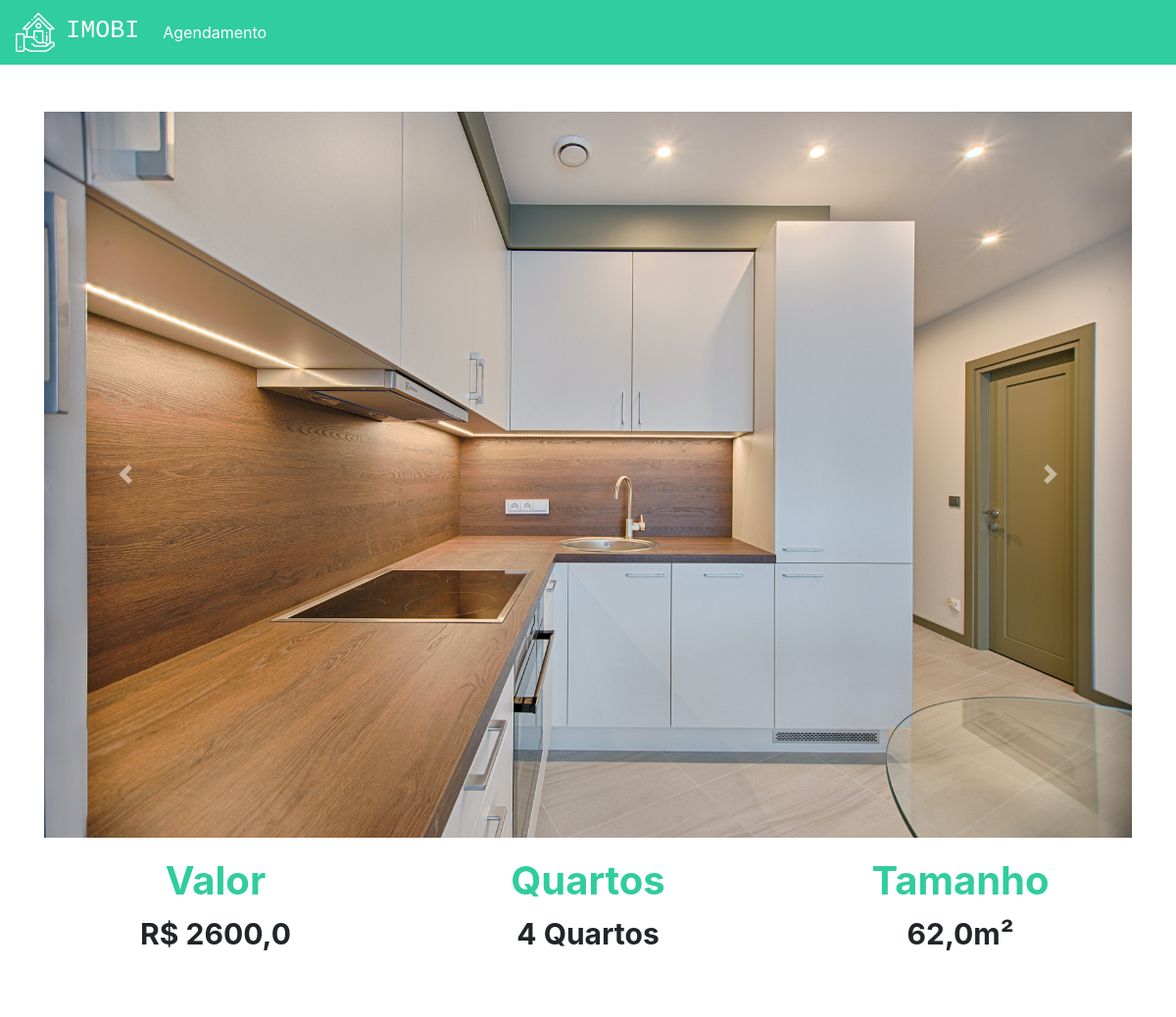
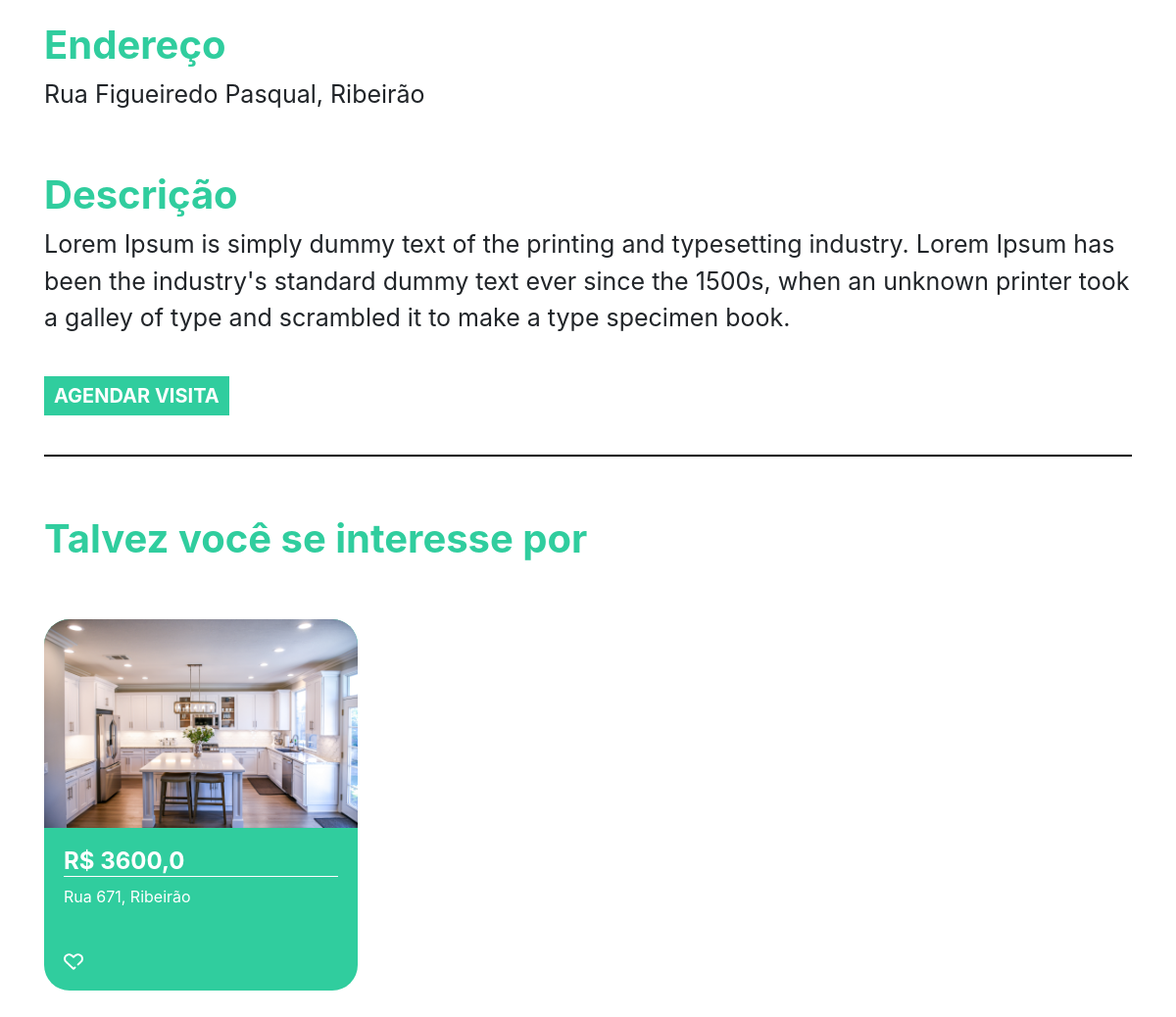
The page /imovel/1 (signed in) on the database its author committed (2 pictures, top to bottom).
### plataforma/models.py (models this page shows, shortened)
class Imagem(models.Model):
    img = models.ImageField(upload_to='img')
    def __str__(self) -> str:
        return self.img.url

class Imovel(models.Model):
    choices = (
        ('V', 'Venda'),
        ('A', 'Aluguel')
    )
    choices_imovel = (
        ('A', 'Apartamento'),
        ('C', 'Casa')
    )
    imagens = models.ManyToManyField(Imagem)
    valor = models.FloatField()
    quartos = models.IntegerField()
    tamanho = models.FloatField()
    cidade = models.ForeignKey(Cidade, on_delete=models.DO_NOTHING)
    rua = models.CharField(max_length=50)
    tipo = models.CharField(max_length=1, choices=choices)
    tipo_imovel = models.CharField(max_length=1, choices=choices_imovel)
    numero = models.IntegerField()
    descricao = models.TextField()
    dias_visita = models.ManyToManyField(DiasVisita)
    horarios = models.ManyToManyField(Horario)

class Cidade(models.Model):
    nome = models.CharField(max_length=30)
    def __str__(self) -> str:
        return self.nome

### plataforma/views.py (the view)
# urls.py: path('imovel/<str:id>', views.imovel, name="imovel"),
def imovel(request, id):
    imovel = get_object_or_404(Imovel, id=id)
    sugestoes = Imovel.objects.filter(cidade=imovel.cidade).exclude(id=id)[:2]
    return render(request, 'imovel.html', {'imovel': imovel, 'sugestoes': sugestoes, 'id': id})

### plataforma/models.py (called while the page is built)
    def __str__(self) -> str:
        return self.dia

    def __str__(self) -> str:
        return str(self.horario)

### plataforma/templates/imovel.html (shortened to what this page needs)
{% extends 'base.html' %}
{% load static %}
{% block 'head' %}
    <link rel="stylesheet" href="{% static 'plataforma/css/home.css' %}">
{% endblock 'head' %}
{% block 'body' %}
    <div style="text-align: center" class="container">
        <br>
        <br>
        <div id="carouselExampleControls" class="carousel slide" data-ride="carousel">
            <div class="carousel-inner">
                {% for img in imovel.imagens.all  %}
                    <div class="carousel-item {% if forloop.first %} active {% endif %}" >
                        <img class="d-block w-100" src="{{img}}" alt="First slide">
                    </div>
                {% endfor %}
            </div>
            <a class="carousel-control-prev" href="#carouselExampleControls" role="button" data-slide="prev">
                <span class="carousel-control-prev-icon" aria-hidden="true"></span>
            </a>
            <a class="carousel-control-next" href="#carouselExampleControls" role="button" data-slide="next">
                <span class="carousel-control-next-icon" aria-hidden="true"></span>
            </a>
        </div>
        <div class="row">
            <div class="col-md">
                <h3 class="titulo_especificacao">Valor</h3>
                <p class="especificacao">R$ {{imovel.valor}}</p>
            </div>
            <div class="col-md">
                <h3 class="titulo_especificacao">Quartos</h3>
                <p class="especificacao">{{imovel.quartos}} Quartos</p>
            </div>
            <div class="col-md">
                <h3 class="titulo_especificacao">Tamanho</h3>
                <p class="especificacao">{{imovel.tamanho}}m²</p>
            </div>
        </div>
        <br>
        <br>
        <div style="text-align: left">
            <h3 class="titulo_especificacao">Endereço</h3>
            <p class="especificacao_endereco">{{imovel.rua}}, {{imovel.cidade }}</p>
        </div>
        <br>
        <div style="text-align: left">
            <h3 class="titulo_especificacao">Descrição</h3>
            <p class="especificacao_endereco">{{imovel.descricao}}</p>
            <br>
            <button class="btn_agendar_visita" data-toggle="modal" data-target="#exampleModal">AGENDAR VISITA</button>
            <br>
            <br>
        </div>
        <hr style="border: 1px solid black">
        <br>
        <div class="div_possivel_interesse">
            <h3 class="titulo_especificacao">Talvez você se interesse por</h3>
            <div class="row">
                {% for sugestao in sugestoes %}
                    <div class="col-md cont">
                        <div class="card_imovel">
                            <img class="img_capa_imovel" src="{{sugestao.imagens.all.0.img.url}}">
                            <div class="informacoes_imoveis">
                                <a class="a_none" href="{% url 'imovel' sugestao.id %}">
                                    <h4 class="valor">R$ {{sugestao.valor}}</h4>
                                </a>
                                <p>{{sugestao.rua}}, {{sugestao.cidade}}</p>
                                <br>
                                <img width="7%" src="{% static 'plataforma/img/heart.png' %}">
                            </div>
                        </div>
                    </div>
                {% endfor %}
            </div>
            <br>
            <br>
        </div>
    </div>
{% endblock 'body' %}

### templates/static/plataforma/css/home.css (style rules this page uses)
.card_imovel { background-color: #30CD9E; width: 20rem; margin-top: 50px; border-radius: 26px; }
.img_capa_imovel { width: 100%; border-top-left-radius: 26px; border-top-right-radius: 26px; }
.informacoes_imoveis { padding: 20px; color: white; }
.valor { font-weight: bold; border-bottom: 1px solid white; }
.a_none { color: white; }
.titulo_especificacao { color: #30CD9E; font-weight: bold; margin-top: 20px; font-size: 40px; }
.especificacao { font-size: 30px; font-weight: bold; }
.especificacao_endereco { font-size: 25px; }
.btn_agendar_visita { border: none; background-color: #30CD9E; color: white; font-weight: bold; font-size: 20px; padding: 5px 10px 5px 10px; }
.div_possivel_interesse { text-align: left; }

### rows shown on the page
Imagem: img (picture)
Imovel: valor "2600,0", quartos "4", tamanho "62,0", rua "Rua Figueiredo Pasqual", cidade "Ribeirão", descricao "Lorem Ipsum is simply dummy text of the printing and typesetting industry. Lorem Ipsum has been the industry's standard dummy text ever since the 1500s, when an unknown printer took a galley of type and scrambled it to make a type specimen book."
Imovel: imagens.all.0.img (picture), valor "3600,0", rua "Rua 671", cidade "Ribeirão"
